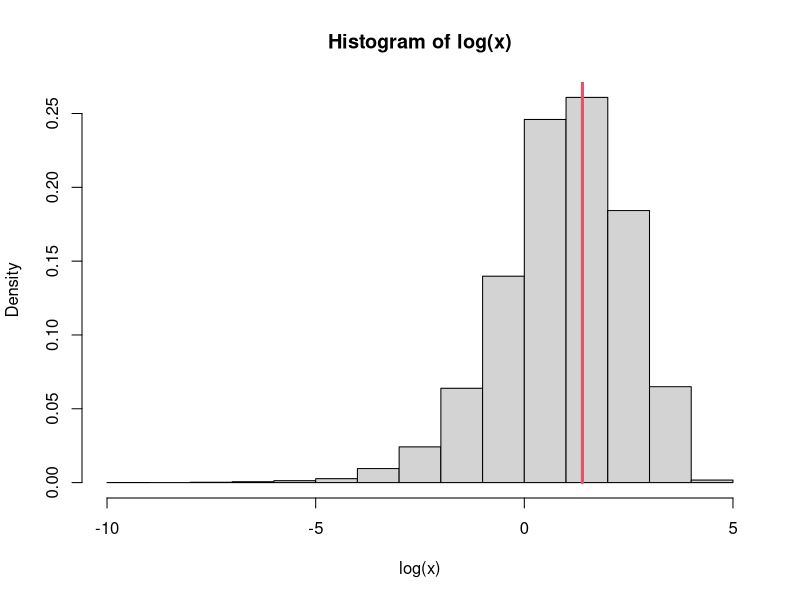
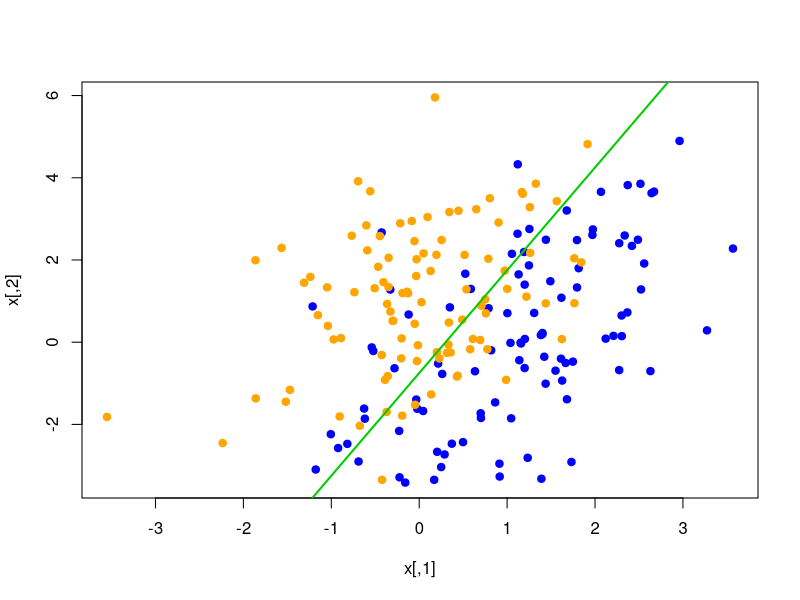
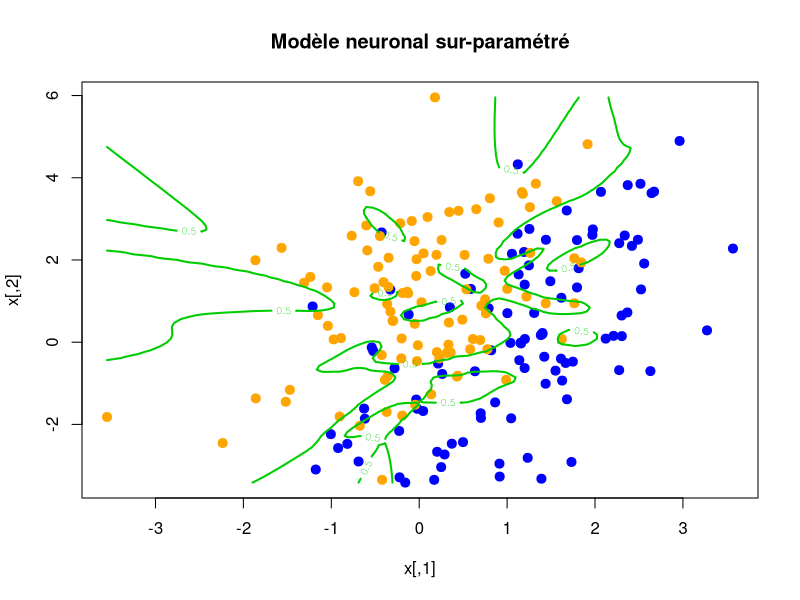

Reproduce these figures in R, in order.
## ---- chunk 1
library(magrittr)
## ---- chunk 2
  # nombre de simulations, taille de l'échantillon
  n <- 10000

  # simulation des variables x et y
  x <- c(rexp(n, rate = .1), rexp(n, rate = .5))
  y <- rep(0:1, each = n)
  
  # on passe en échelle log pour mieux voir les variations d'echelles
  hist(log(x), prob = TRUE)
  
  s <- (log(0.1) - log(0.5))/(0.1 - 0.5)
  points(log(s), 10, type = 'h', lwd = 3, col = 2)
## ---- chunk 3
# Erreur de classification minimale 
  mean(y != (x < s))
## ---- chunk 4
L <- function(theta){
  # les variables x et y sont des variables globales
  # calcul du critère de décision \theta_1 * x + \theta_2
  z <- theta[1]*x + theta[2]
  # calcul de la probabilité de la classe 1 
  prob <- 1/(1 + exp(-z))
  # renvoie la perte log-loss moyenne
  return(-mean(y*log(prob) + (1-y)*log(1-prob)))
}
## ---- chunk 5
  # minimisation de la fonction L(theta)

  # condition initiale theta1 = -1, theta2 = 2
    objet_optim <- optim(par = c(-1,2), fn = L, method = "BFGS")

  # solution dans l'attribut "par"
    objet_optim$par %>% round(2)
## ---- chunk 6
#library(png)
#library(grid)
#  img <- readPNG("bookdown/figures/Overfitting3.png")
#  grid.raster(img)
## ---- chunk 7
library(magrittr)
## ---- chunk 8
# definition de la matrice de covariance
  Sigma <- c(1,1,1,4) %>% matrix(nrow = 2)
# génération des données de chacune des deux classes (2xn)
  n <- 100
  x_0 <- MASS::mvrnorm(n, mu = c(1,0), Sigma = Sigma) # classe bleue
  x_1 <- MASS::mvrnorm(n, mu = c(0,1), Sigma = Sigma) # classe orange
# matrice des observations  
  x <- rbind(x_0, x_1)
## ---- chunk 9
  y <- rep(c("blue","orange"), each = n)
## ---- chunk 10
  plot(x, pch = 19, col = y)  
  abline(-3/4, 5/2, lwd = 2, col = "green3") ## trace x_2 = -3/4 + 5/2 x_1
## ---- chunk 11
# matrice de confusion (predictions dures en ligne)
  table(2*x[,2] > -3/2 + 5*x[,1], y == "orange")
## ---- chunk 12
# 1 - accuracy
  mean((2*x[,2] > -3/2 + 5*x[,1]) != (y == "orange"))
## ---- chunk 13
#log-loss optimal (théorique) 
proba <- 1/(1 + exp(5/3*x[,1] - 2/3*x[,2] - 1/2))
- mean((y=="orange")*log(proba) + (y=="bleu")*log(1-proba))
## ---- chunk 14
mod <- nnet::nnet(x, 
                  as.numeric(y == "orange"), 
                  size = 50, 
                  maxit = 500, 
                  decay = 0.001,
                  trace = FALSE, 
                  entropy = TRUE)
## ---- chunk 15
x_coord <- seq(min(x[,1]), max(x[,1]), length = 100)
y_coord <- seq(min(x[,2]), max(x[,2]), length = 100)

matrice_test <- cbind(rep(x_coord, length = 100), 
                      rep(y_coord, each = 100))

pred <-  predict(mod, matrice_test)

#image(x.coord, y.coord,  matrix(pred > 0.5, nrow = 100), 
#      col = grey.colors(2), main = "Modèle neuronal sur-paramétré")
#plot(x, pch = 19, cex = 1.2, col = y)
#image(x.coord, y.coord,  matrix(pred, nrow = 100), 
#      col = grey.colors(2), main = "Modèle neuronal sur-paramétré")
#points(x, pch = 19, cex = 1.2, col = y)

plot(x, pch = 19, cex = 1.2, col = y, main = "Modèle neuronal sur-paramétré")
#abline(-3/2, 5/2, lwd = 4, col = "yellow") ## trace x_2 = -3/2 + 5/2 x_1
contour(x_coord, y_coord,
        matrix(pred, nrow = 100), col = "green3", 
        levels = 0.5, lwd = 2, add = T)
## ---- chunk 16
  pred <- predict(mod)
  
  # accuracy
  mean( (pred > 0.5) == (y == "orange"))
  
  #logloss
  pred[pred == 1] <-  0.999999
  pred[pred == 0] <-  0.000001
  - mean((y=="orange")*log(pred) + (y=="bleu")*log(1-pred))
##overfit!
## ---- chunk 17
  x_test0 <- MASS::mvrnorm(n, mu = c(1,0), Sigma = Sigma)
  x_test1 <- MASS::mvrnorm(n, mu = c(0,1), Sigma = Sigma) 
  x_test <- rbind(x_test0, x_test1)
  
  pred <- predict(mod, x_test)
## ---- chunk 18
  # accuracy
    mean( (pred > 0.5) == (y == "orange"))

  #logloss
    pred[pred == 1] <-  0.9999999999999
    pred[pred == 0] <-  0.0000000000001
    
  - mean((y=="orange")*log(pred) + (y=="bleu")*log(1-pred))
